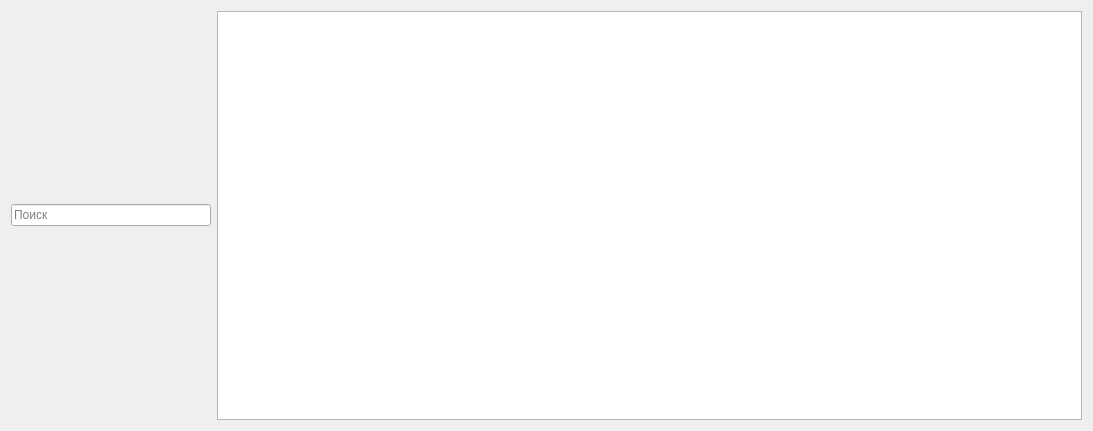
<?xml version="1.0" encoding="UTF-8"?>
<ui version="4.0">
 <class>SearchAccountDialog</class>
 <widget class="QDialog" name="SearchAccountDialog">
  <property name="geometry">
   <rect>
    <x>0</x>
    <y>0</y>
    <width>1093</width>
    <height>431</height>
   </rect>
  </property>
  <property name="windowTitle">
   <string>Поиск читателя</string>
  </property>
  <layout class="QHBoxLayout" name="horizontalLayout">
   <item>
    <widget class="QLineEdit" name="search">
     <property name="maximumSize">
      <size>
       <width>200</width>
       <height>16777215</height>
      </size>
     </property>
     <property name="placeholderText">
      <string>Поиск</string>
     </property>
    </widget>
   </item>
   <item>
    <widget class="QTableView" name="tableView"/>
   </item>
  </layout>
 </widget>
 <resources/>
 <connections/>
</ui>
